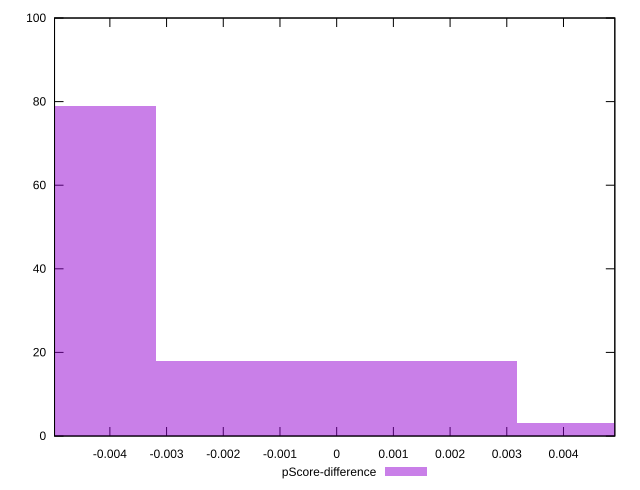

Write gnuplot code to recreate this figure.
reset

$pScoreDifference <<EOF
-0.006364503694024923 79
0 18
0.006364503694024923 3
EOF

set key outside below
set boxwidth 0.006364503694024923
set xrange [-0.004975996771030111:0.004905465003675613]
set yrange [0:100]
set trange [0:100]
set style fill transparent solid 0.5 noborder
set terminal svg size 640, 490 enhanced background rgb 'white'
set output "report_00019_2021-02-10T18-14-37.922Z//speed-index/samples/pages+cached+noadtech+nomedia/pScore-difference/histogram.svg"

plot $pScoreDifference title "pScore-difference" with boxes

reset
